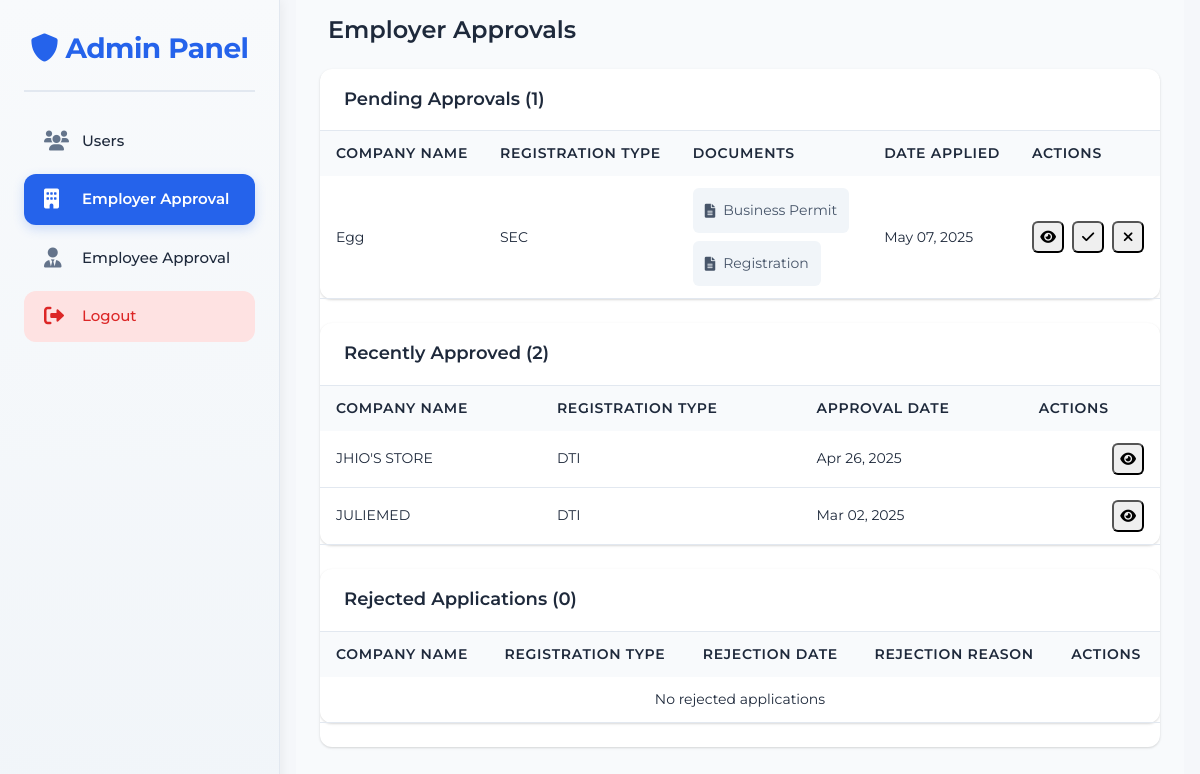
Before: /secret-admin/approvals/ (signed in) with the older database file.
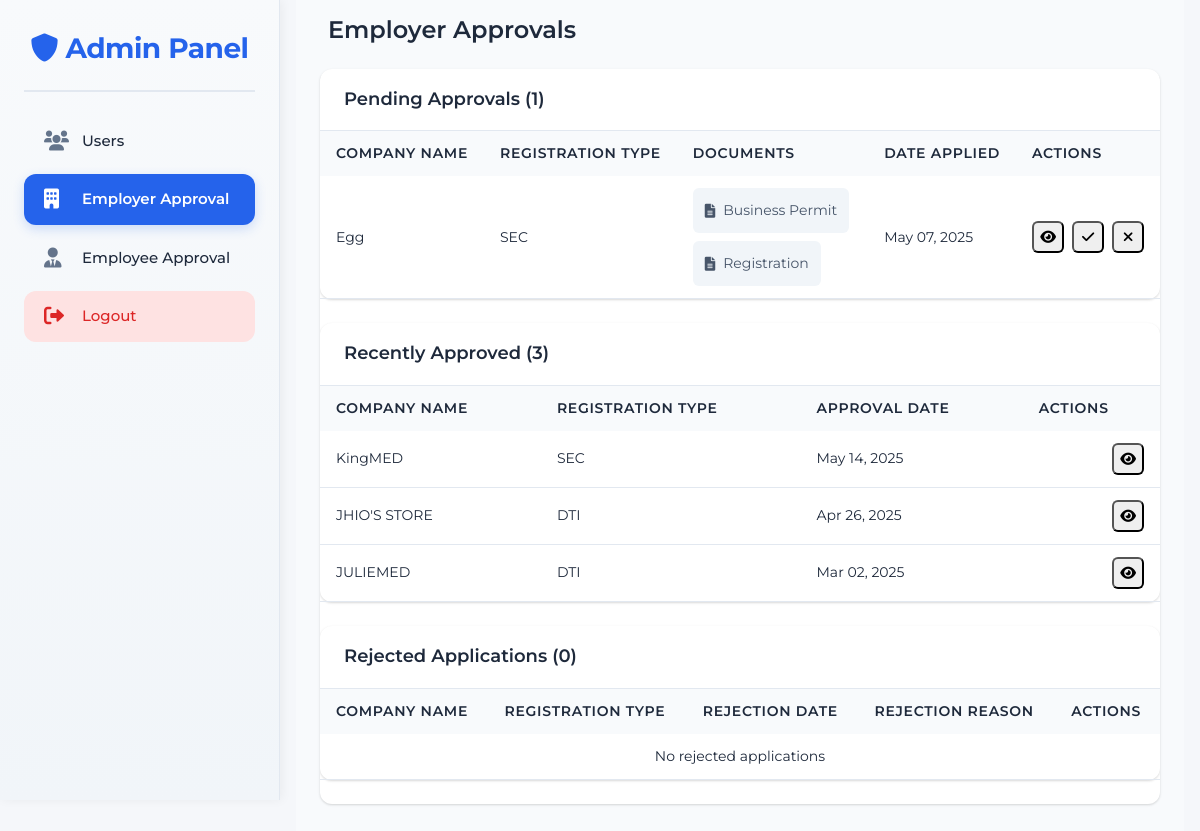
After: the same page with the newer database file.
### employer/models.py (models this page shows, shortened)
class Employer(models.Model):
    REGISTRATION_TYPE_CHOICES = [
        ('SEC', 'SEC Registration'),
        ('DTI', 'DTI Registration'),
    ]
    username = models.CharField(max_length=100, unique=True)
    email = models.EmailField(unique=True)
    password = models.CharField(max_length=128)
    company_name = models.CharField(max_length=255, blank=True)
    company_description = models.TextField(blank=True)
    company_website = models.URLField(blank=True)
    company_location = models.CharField(max_length=255, blank=True)
    latitude = models.FloatField(null=True, blank=True)
    longitude = models.FloatField(null=True, blank=True)
    industry = models.CharField(max_length=100, blank=True)
    registration_type = models.CharField(
        max_length=3,
        choices=REGISTRATION_TYPE_CHOICES,
        blank=True
    )
    business_permit = models.FileField(
        upload_to='business_permits/',
        validators=[validate_file_extension, validate_file_size],
        blank=True,
        null=True,
        help_text='Upload your business permit (PDF, JPG, JPEG, or PNG, max 10MB)'
    )
    registration_document = models.FileField(
        upload_to='registration_documents/',
        validators=[validate_file_extension, validate_file_size],
        blank=True,
        null=True,
        help_text='Upload your SEC/DTI registration document (PDF, JPG, JPEG, or PNG, max 10MB)'
    )
    registration_number = models.CharField(
        max_length=50,
        blank=True,
        help_text='Your SEC/DTI registration number'
    )
    registration_date = models.DateField(
        null=True,
        blank=True,
        help_text='Date of SEC/DTI registration'
    )
    last_login = models.DateTimeField(null=True, blank=True)
    date_joined = models.DateTimeField(default=timezone.now)
    is_active = models.BooleanField(default=True)
    is_verified = models.BooleanField(default=False)
    is_approved = models.BooleanField(default=False)
    approval_date = models.DateTimeField(null=True, blank=True)
    rejection_reason = models.TextField(blank=True, null=True)

### admin_panel/views.py (the view)
# urls.py: path('approvals/', views.approval_dashboard, name='approvals'),
@login_required
@user_passes_test(is_admin)
def approval_dashboard(request):
    pending_employees = Employee.objects.filter(
        is_approved=False,
        rejection_reason__isnull=True
    ).order_by('-date_joined')
    pending_employers = Employer.objects.filter(
        is_approved=False,
        rejection_reason__isnull=True
    ).order_by('-date_joined')
    approved_employees = Employee.objects.filter(
        is_approved=True
    ).order_by('-approval_date')
    approved_employers = Employer.objects.filter(
        is_approved=True
    ).order_by('-approval_date')
    rejected_employees = Employee.objects.filter(
        is_approved=False,
        rejection_reason__isnull=False
    ).order_by('-date_joined')
    rejected_employers = Employer.objects.filter(
        is_approved=False,
        rejection_reason__isnull=False
    ).order_by('-date_joined')
    context = {
        'pending_employees': pending_employees,
        'pending_employers': pending_employers,
        'approved_employees': approved_employees,
        'approved_employers': approved_employers,
        'rejected_employees': rejected_employees,
        'rejected_employers': rejected_employers,
    }
    return render(request, 'admin_panel/approval_dashboard.html', context)

### admin_panel/views.py (called while the page is built)
def is_admin(user):
    return user.is_authenticated and user.is_admin

### admin_panel/templates/admin_panel/approval_dashboard.html (shortened to what the changed rows need)
{% extends "base.html" %}
{% load static %}
{% block extra_css %}
<link rel="stylesheet" href="{% static 'css/admin_panel.css' %}">
{% endblock %}
{% block content %}
<div class="admin-dashboard container-fluid">
<aside class="sidebar">
    <div class="sidebar-header">
        <h2>
            <i class="fas fa-shield-alt"></i>
            Admin Panel
        </h2>
    </div>
</aside>
    <main class="main-content px-4 py-3 w-full">
        <div class="content-header">
            <h1>Employer Approvals</h1>
        </div>
        <div class="table-container w-full max-w-full overflow-x-auto my-4">
                <div class="section">
                    <div class="section-header">
                        <h2>Pending Approvals ({{ pending_employers.count }})</h2>
                    </div>
                    <div class="table-responsive">
                        <table class="data-table">
                            <thead>
                                <tr>
                                    <th>Company Name</th>
                                    <th>Registration Type</th>
                                    <th>Documents</th>
                                    <th>Date Applied</th>
                                    <th>Actions</th>
                                </tr>
                            </thead>
                            <tbody>
                                {% for employer in pending_employers %}
                                <tr data-employer-id="{{ employer.id }}">
                                    <td>{{ employer.company_name }}</td>
                                    <td>{{ employer.registration_type }}</td>
                                    <td>
                                        <div class="document-links">
                                            {% if employer.business_permit %}
                                            <a href="{{ employer.business_permit.url }}" target="_blank" class="document-link">
                                                <i class="fas fa-file-alt"></i>
                                                Business Permit
                                            </a>
                                            {% endif %}
                                            {% if employer.registration_document %}
                                            <a href="{{ employer.registration_document.url }}" target="_blank" class="document-link">
                                                <i class="fas fa-file-alt"></i>
                                                Registration
                                            </a>
                                            {% endif %}
                                        </div>
                                    </td>
                                    <td>{{ employer.date_joined|date:"M d, Y" }}</td>
                                    <td>
                                        <div class="action-buttons">
                                            <button class="btn-icon view" onclick="viewEmployerDetails({{ employer.id }})" title="View Details">
                                                <i class="fas fa-eye"></i>
                                            </button>
                                            <button class="btn-icon approve" onclick="approveEmployer({{ employer.id }})" title="Approve">
                                                <i class="fas fa-check"></i>
                                            </button>
                                            <button class="btn-icon reject" onclick="rejectEmployer({{ employer.id }})" title="Reject">
                                                <i class="fas fa-times"></i>
                                            </button>
                                        </div>
                                    </td>
                                </tr>
                                {% empty %}
                                <tr>
                                    <td colspan="5" class="text-center">No pending approvals</td>
                                </tr>
                                {% endfor %}
                            </tbody>
                        </table>
                    </div>
                </div>
                <div class="section mt-6">
                    <div class="section-header">
                        <h2>Recently Approved ({{ approved_employers.count }})</h2>
                    </div>
                    <div class="table-responsive">
                        <table class="data-table">
                            <thead>
                                <tr>
                                    <th>Company Name</th>
                                    <th>Registration Type</th>
                                    <th>Approval Date</th>
                                    <th>Actions</th>
                                </tr>
                            </thead>
                            <tbody>
                                {% for employer in approved_employers %}
                                <tr>
                                    <td>{{ employer.company_name }}</td>
                                    <td>{{ employer.registration_type }}</td>
                                    <td>{{ employer.approval_date|date:"M d, Y" }}</td>
                                    <td>
                                        <div class="action-buttons">
                                            <button class="btn-icon view" onclick="viewEmployerDetails({{ employer.id }})" title="View Details">
                                                <i class="fas fa-eye"></i>
                                            </button>
                                        </div>
                                    </td>
                                </tr>
                                {% empty %}
                                <tr>
                                    <td colspan="4" class="text-center">No approved employers</td>
                                </tr>
                                {% endfor %}
                            </tbody>
                        </table>
                    </div>
                </div>
                <div class="section mt-6">
                    <div class="section-header">
                        <h2>Rejected Applications ({{ rejected_employers.count }})</h2>
                    </div>
                    <div class="table-responsive">
                        <table class="data-table">
                            <thead>
                                <tr>
                                    <th>Company Name</th>
                                    <th>Registration Type</th>
                                    <th>Rejection Date</th>
                                    <th>Rejection Reason</th>
                                    <th>Actions</th>
                                </tr>
                            </thead>
                        </table>
                    </div>
                </div>
        </div>
    </main>
</div>
{% endblock %}

Changed rows visible on the page:
added Employer: company_name "KingMED", registration_type "SEC", approval_date "May 14, 2025", shown under "Recently Approved (3)"
Other visible differences:
{{ approved_employers.count }}: "2" → "3"
